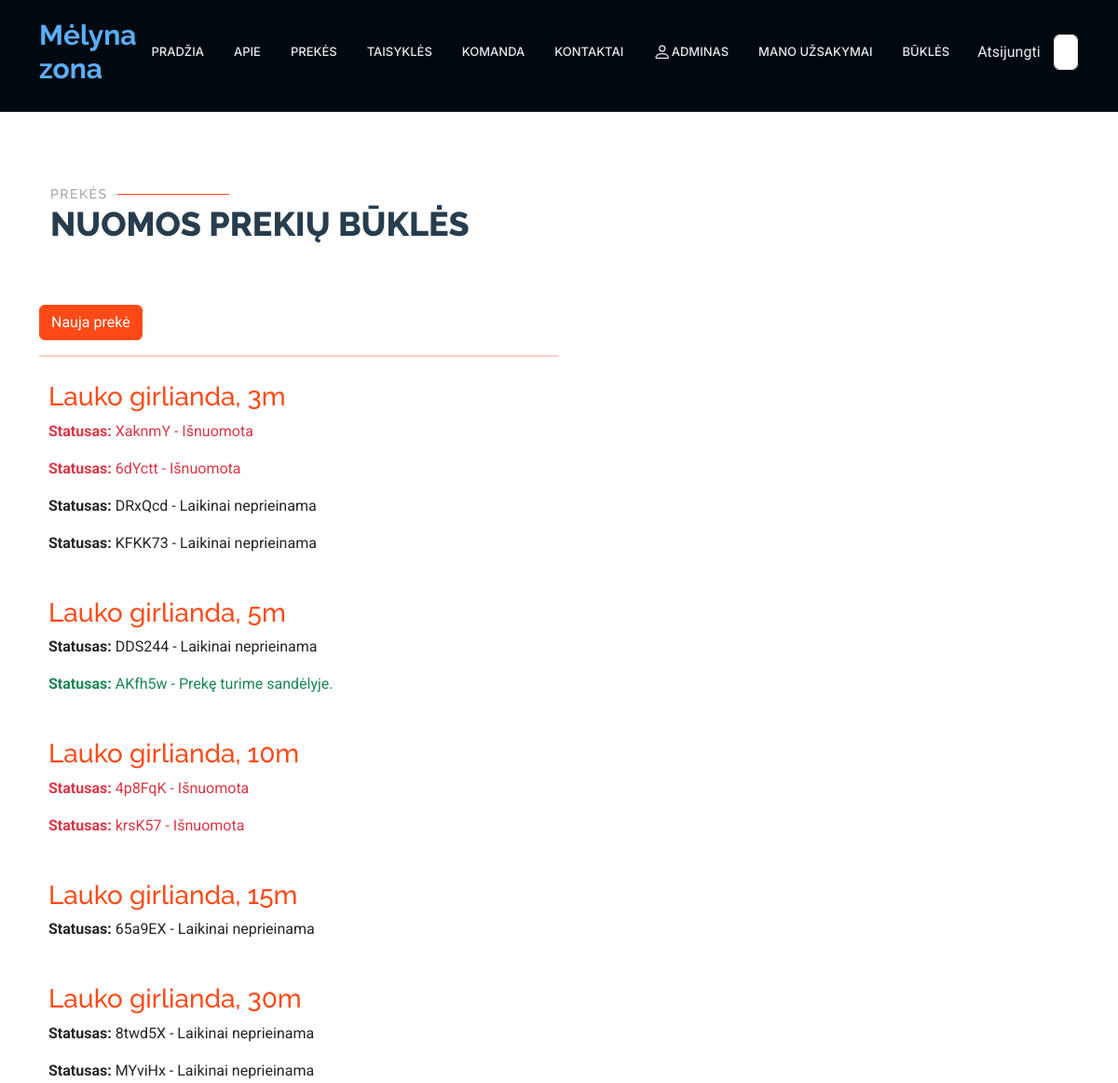
The page /rent/statuses/ (signed in, upper part) on the database as committed earlier.
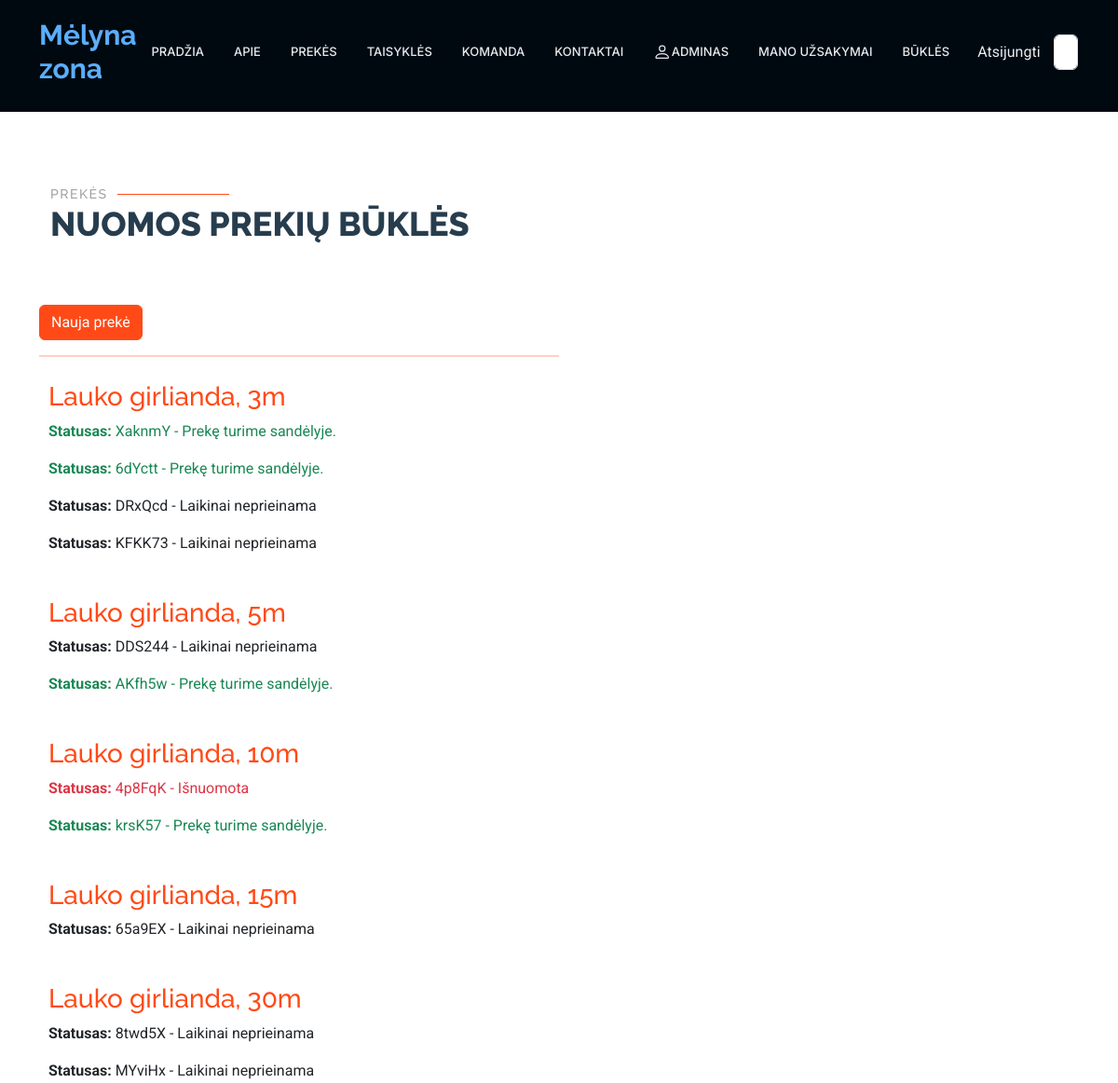
The same page on the database as committed later.
### rent/models.py (models this page shows)
class Status(models.Model):
    uuid = ShortUUIDField(help_text='Unikalus ID vienodams produktams')
    product = models.ForeignKey(to="Product", null=True, blank=True, on_delete=models.CASCADE, verbose_name="Produktas", related_name="product_status")
    customer = models.ForeignKey(to=User, null=True, blank=True, on_delete=models.SET_NULL, verbose_name="Klientas")
    reservations = models.ForeignKey(to="Reservation", on_delete=models.SET_NULL, null=True, blank=True, related_name="status_reservations")
    created_at = models.DateTimeField(auto_now_add=True, null=True, blank=True, verbose_name="Sukurta")
    LOAN_STATUS = (
        ('n', 'Laikinai neprieinama'),
        ('i', 'Išnuomota'),
        ('g', 'Prekę turime sandėlyje.'),
        ('r', 'Rezervuota'),
    )
    condition = models.CharField(max_length=1, choices=LOAN_STATUS, blank=True, default="a", verbose_name="Būsena")
    class Meta:
        ordering = ['due_date']
        verbose_name = "Produkto būsena"
        verbose_name_plural = "Produktų būsenos"
        ordering = ['-pk']
    def __str__(self):
        return f"{str(self.uuid)[:6]} - {self.get_condition_display()}"

### rent/views.py (the view)
# urls.py: path('statuses/', views.StatusListView.as_view(), name='statuses'),
class StatusListView(LoginRequiredMixin, UserPassesTestMixin, generic.ListView):
     model = Status
     template_name = "statuses.html"
     context_object_name = "statuses"
     ordering = ["product", "-created_at"]
     statuses = Status.objects.all().order_by('product__name')  # Rikiuojama pagal 'product.name'
     def test_func(self):
         return self.request.user.profile.is_employee

### rent/templates/statuses.html (shortened to what this page needs)
{% extends "base2.html" %}
{% load i18n %}
{% load static %}
{% block "content" %}
<section id="my_products" class="services section">
    <div class="container" data-aos="fade-up" data-aos-delay="100">
        <div class="container section-title" data-aos="fade-up">
            <h2>Prekės</h2>
            <p>Nuomos prekių būklės<br></p>
        </div>
        <div class="col-md-6">
            <a class="btn btn-primary register-button" style="background-color: #ff4a17; border-color: #ff4a17;" href="{% url 'status_new' %}">Nauja prekė</a>
            <hr style="border: none; height: 2px; background-color: #ff4a17;"/>
            {% regroup statuses by product.name as grouped_statuses %}
            {% for group in grouped_statuses %}
            <div style="margin: 10px 0; padding: 10px;">
                <h3 style="color: #ff4a17;">{{ group.grouper }}</h3>
                {% for status in group.list %}
                <a href="{% url 'single_status' status.pk %}">
                    <p class="{% if status.condition == 'i' %}text-danger{% elif status.condition == 'g' %}text-success
                {% elif status.condition == 'n' %}text-dark{% endif %}">
                        <strong>Statusas:</strong> {{ status }}
                    </p>
                </a>
                {% endfor %}
            </div>
            {% endfor %}
        </div>
    </div>
</section>
{% endblock %}

Rows that differ between the two databases and show on the page:
changed Status: condition "i" → "g" (drawn); uuid+condition "XaknmY - Išnuomota" → "XaknmY - Prekę turime sandėlyje."
changed Status: condition "i" → "g" (drawn); uuid+condition "6dYctt - Išnuomota" → "6dYctt - Prekę turime sandėlyje."
changed Status: condition "i" → "g" (drawn); uuid+condition "krsK57 - Išnuomota" → "krsK57 - Prekę turime sandėlyje."
